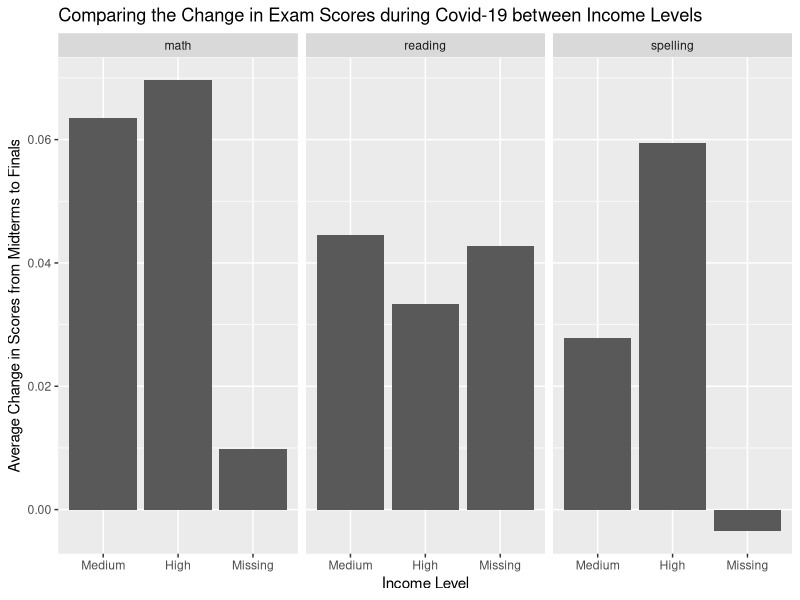

Write R code to recreate this figure. (Note: this script raises an error after producing the figure.)
## ---- chunk 1
library(tidyverse) 

covid <- read_csv("data/clean_covid_formatted.csv")
## ---- chunk 2
covid |>
  select(subject, grade,`COVID-19 year * Medium income household`, `COVID-19 year * High income household`, `COVID-19 year * Household income missing`) |>
  pivot_longer(cols = c(-subject, -grade),
               names_to = "income_level",
               values_to = "scores_diff") |>
  mutate(income_level = as.factor(str_to_sentence(str_extract(income_level, "Medium|High|missing")))) |>
  mutate(income_level = fct_relevel(income_level, c("Medium", "High", "Missing")),
         subject = as.factor(subject)) |>
  group_by(income_level, subject) |>
  summarize(mean_scores_diff = mean(scores_diff)) |>
  ggplot(aes(y = mean_scores_diff, x = income_level)) +
  geom_col() +
  facet_wrap(~subject) +
  labs(x = "Income Level",
       y = "Average Change in Scores from Midterms to Finals",
       title = "Comparing the Change in Exam Scores during Covid-19 between Income Levels")
## ---- chunk 3
# Viz 4: Scores During Covid By Parent Education Level
covid |>
  filter(VARIABLES %in% c("COVID-19 year * Parental education high", "COVID-19 year * Parental education medium")) |>
  group_by(VARIABLES,subject) |>
  mutate(VARIABLES = str_sub(VARIABLES, 35, 41)) |>
  summarize(mean_scores_diff = mean(scores_diff)) |>
  ggplot(aes(y = mean_scores_diff, x = VARIABLES)) +
  geom_col() +
  facet_wrap(~subject) +
  labs(x = "Parental Education Levle", 
       y = "Average Change in Scores from Midterms to Finals", 
       title = "Comparison of the Change in Exam Scores during Covid by Parental Education Level")
